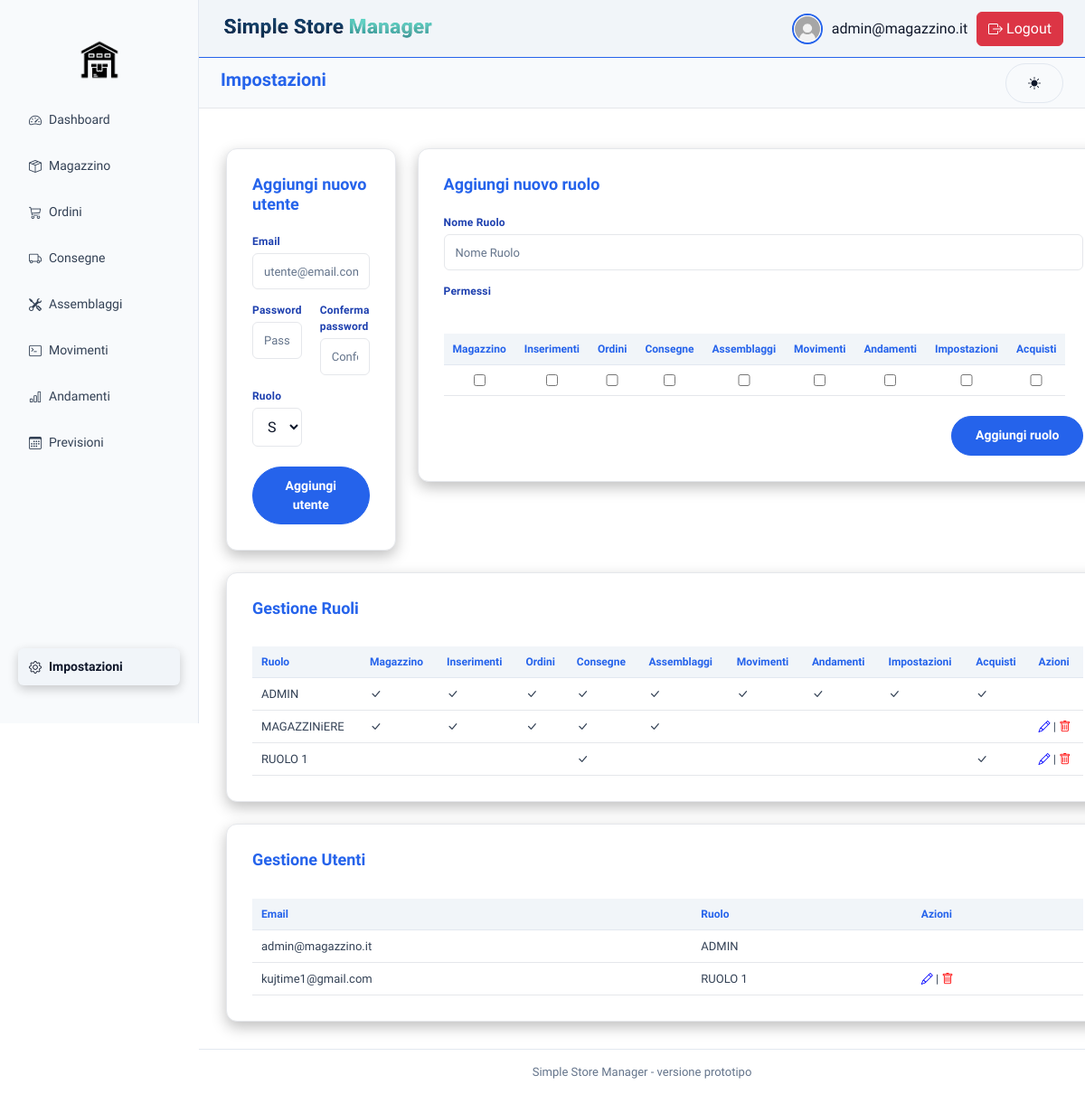
/index.php?page=impostazioni (signed in), run on an earlier commit of the app's database.
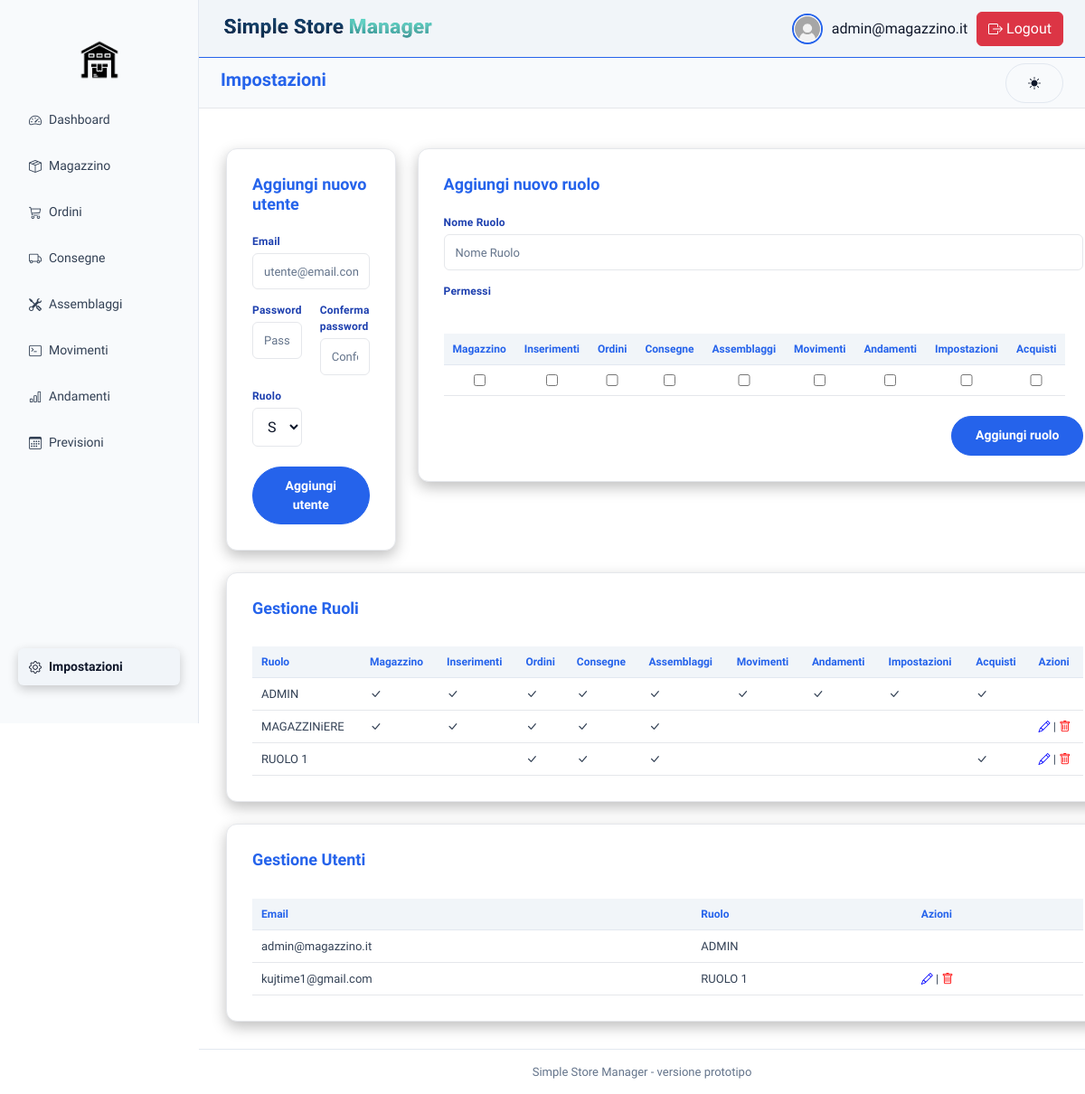
And on a later commit of the database.
### tables this page shows
CREATE TABLE `ruoli` (
  `id` int(5) NOT NULL,
  `nome` varchar(50) NOT NULL,
  `magazzino` tinyint(1) NOT NULL DEFAULT 0,
  `inserimenti_nuovi` tinyint(1) NOT NULL DEFAULT 0,
  `ordini` tinyint(1) NOT NULL DEFAULT 0,
  `consegne` tinyint(1) NOT NULL DEFAULT 0,
  `assemblaggi` tinyint(1) NOT NULL DEFAULT 0,
  `movimenti` tinyint(1) NOT NULL DEFAULT 0,
  `andamenti` tinyint(1) NOT NULL DEFAULT 0,
  `impostazioni` tinyint(1) NOT NULL DEFAULT 0,
  `acquisti` tinyint(1) NOT NULL DEFAULT 0
);

### backend/query/utenti.php (called while the page is built, shortened)
<?php
function getRuoli(){
    $conn=connect();
    $sql="SELECT * FROM ruoli";
    $stmt=$conn->query($sql);
    return $stmt->fetchAll(PDO::FETCH_ASSOC);
}
?>

### frontend/impostazioni/impostazioni.php (the view, shortened to what the changed rows need)
<?php
require_once 'backend/query/utenti.php';
$ruoli = getRuoli();
if ($_SESSION['role'] === 'ADMIN'):
?>
<main class="main settings-page">
    <div class="card user-create-card">
        <h2>Aggiungi nuovo utente</h2>
    </div>
    <div class="card user-create-card">
        <h2>Aggiungi nuovo ruolo</h2>
        <form class="user-form" method="post" action="backend/controller/newRoleCntrl.php">
            <div class="form-group">
                <label>Permessi</label><br>
                <table>
                    <tr>
                        <th>Magazzino</th>
                        <th>Inserimenti</th>
                        <th>Ordini</th>
                        <th>Consegne</th>
                        <th>Assemblaggi</th>
                        <th>Movimenti</th>
                        <th>Andamenti</th>
                        <th>Impostazioni</th>
                        <th>Acquisti</th>
                    </tr>
                </table>
            </div>
        </form>
    </div>
    <div class="card user-create-card">
        <h2>Gestione Ruoli</h2>
        <table>
            <tr>
                <th>Ruolo</th>
                <th>Magazzino</th>
                <th>Inserimenti</th>
                <th>Ordini</th>
                <th>Consegne</th>
                <th>Assemblaggi</th>
                <th>Movimenti</th>
                <th>Andamenti</th>
                <th>Impostazioni</th>
                <th>Acquisti</th>
                <th>Azioni</th>
            </tr>
            <?php foreach ($ruoli as $ruolo): ?>
                <tr>
                    <td><?= htmlspecialchars($ruolo['nome']) ?></td>
                    <td><?= $ruolo['magazzino'] ? '<i class="bi bi-check-lg"></i>' : '' ?></td>
                    <td><?= $ruolo['inserimenti_nuovi'] ? '<i class="bi bi-check-lg"></i>' : '' ?></td>
                    <td><?= $ruolo['ordini'] ? '<i class="bi bi-check-lg"></i>' : '' ?></td>
                    <td><?= $ruolo['consegne'] ? '<i class="bi bi-check-lg"></i>' : '' ?></td>
                    <td><?= $ruolo['assemblaggi'] ? '<i class="bi bi-check-lg"></i>' : '' ?></td>
                    <td><?= $ruolo['movimenti'] ? '<i class="bi bi-check-lg"></i>' : '' ?></td>
                    <td><?= $ruolo['andamenti'] ? '<i class="bi bi-check-lg"></i>' : '' ?></td>
                    <td><?= $ruolo['impostazioni'] ? '<i class="bi bi-check-lg"></i>' : '' ?></td>
                    <td><?= $ruolo['acquisti'] ? '<i class="bi bi-check-lg"></i>' : '' ?></td>
                    <td><?= $ruolo['nome']=='ADMIN' ? '' : '<i data-id='.$ruolo['id'].' style="color: blue;" class="bi bi-pencil"></i> | <a style="color: red;" href=backend/controller/deleteRole.php?delete_id='.$ruolo['id'].'><i class="bi bi-trash"></i></a> ' ?></td>
                </tr>
                <?php if($ruolo['nome'] == 'ADMIN') continue; ?>
            <?php endforeach; ?>
        </table>
    </div>
    <div class="card user-create-card">
        <h2>Gestione Utenti</h2>
        <table>
            <tr>
                <th>Email</th>
                <th>Ruolo</th>
                <th>Azioni</th>
            </tr>
        </table>
    </div>
</main>
<?php endif; ?>

What changed in the data, as far as the page shows it:
changed ruoli "RUOLO 1": ordini 0 → 1 (drawn); assemblaggi 0 → 1 (drawn)
